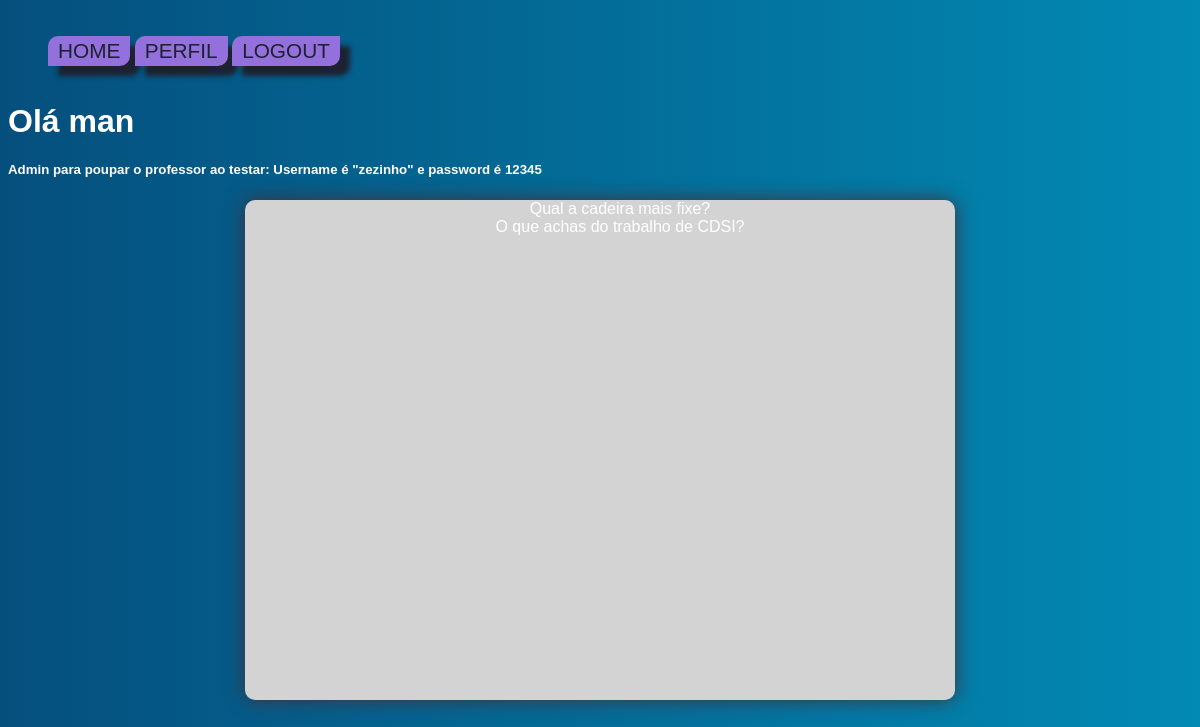
/votacao/ (signed in), run on the app's committed database.
### votacao/models.py (models this page shows, shortened)
class Questao(models.Model):
    questao_texto = models.CharField(max_length=200)
    pub_data = models.DateTimeField('data de publicacao')

### votacao/views.py (the view)
# urls.py: path("", views.index, name="index"),
def index(request):
    latest_question_list = Questao.objects.all() #vai buscar todos os objetos
    return render(request, 'votacao/index.html', {'latest_question_list': latest_question_list,
                                                  'fruta': 'banana'})

### votacao/templates/votacao/index.html (shortened to what this page needs)
<!DOCTYPE html>
{% load static %}
<html lang="en">
<head>
    <link rel="stylesheet"  href="{%  static  'votacao/css/navbar.css'  %}">
</head>
<body>
    <header class="topnav">
        <ul>
          <li><a href="{% url 'votacao:index' %}">Home</a></li>
          {% if not request.user.is_authenticated %}
            <li><a href="{% url 'votacao:login_view' %}">Login</a></li>
          {%else%}
            <li><a href="{% url 'votacao:mostra_detalhes' %}"> Perfil</a></li>
            <li><a href="{% url 'votacao:logoutview' %}"> Logout</a></li>
          {% endif %}
        </ul>
    </header>
{% block conteudo %}
    {% if request.user.is_authenticated and request.user.is_superuser %}
    <h1>Olá admin {{request.user.username}}</h1>
    {% elif request.user.is_authenticated %}
    <h1>Olá {{request.user.username}}</h1>
    {% else %}
    <h1>Bem vindo! Você não está logado</h1>
    {% endif %}
    <h5>Admin para poupar o professor ao testar: Username é "zezinho" e password é 12345</h5>
    <div class="questao_group">
    {% if latest_question_list %}
        <ul >
        {% for questao in latest_question_list %}
            <li class="questao">
                <a href="{% url 'votacao:detalhe' questao.id %}"> {{questao.questao_texto}}</a>
            </li>
        {% endfor %}
        </ul>
    {% else %}
        <p>Nao ha questoes disponiveis.</p>
    {% endif %}
    </div>
    <br>
{% endblock %}
</body>
</html>

### votacao/static/votacao/css/navbar.css (style rules this page uses)
* { font-family: sans-serif,Arial, Helvetica; text-decoration: none; list-style: none; box-sizing: border-box; }
.topnav { width: 100%; text-transform: uppercase; color: #1d2231; align-items: center; display: flex; justify-content: space-between; }
.topnav ul { margin-right: 3em; float: right; padding-top: 1%; justify-content: space-between; }
.topnav li { background-color: mediumpurple; justify-content: space-between; display: inline-block; border-bottom-right-radius: 10px; border-top-left-radius: 10px; box-shadow: 10px 10px 5px; }
.topnav li a { color: #1d2231; font-size: 1.3em; padding: 0px 10px; line-height: 30px; }

### votacao/templates/votacao/index.html (style rules this page uses)
body { background-image: url("../../static/votacao/images/BGblue.jp"); background: linear-gradient(to right, #054f7d, #00a7cf, #d7ab14, #861a54, #054f7d);; background-attachment: fixed; color: white; background-size: 600%; background-position: 0 0; animation-duration: 20s; animation-iteration-count: infinite; animation-name: gradients; }
.questao_group { background: lightgrey; margin-left: 20%; margin-right: 20%; text-align: center; border-color: #1d2231; border-radius: 10px; box-shadow: 0px 0px 20px #3f323e; min-height: 500px; }
.questao { margin-top:auto; }
.questao a { color: white; }

### data on the page
Questao: questao_texto "Qual a cadeira mais fixe?"
Questao: questao_texto "O que achas do trabalho de CDSI?"

### other printed values
{{ request.user.username }} "man"
